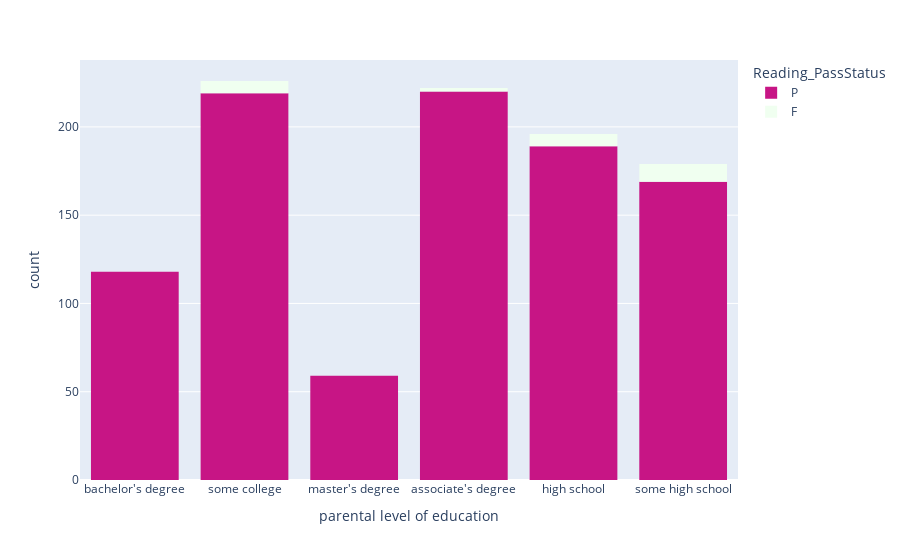

Notebook code cell kept with this figure:
### Code cell
express.histogram(data_frame=df, x = df['parental level of education'], color=df['Reading_PassStatus'], color_discrete_sequence=["mediumvioletred", "honeydew"])

### Figure 1 — Plotly figure (JSON) as saved in the notebook; plotly's stock layout.template omitted (floating-point values rounded to 4 significant figures; data arrays with more than 128 entries replaced by an {"elided": "..."} marker saying what was removed)
{"data": [{"alignmentgroup": "True", "bingroup": "x", "hovertemplate": "Reading_PassStatus=P<br>parental level of education=%{x}<br>count=%{y}<extra></extra>", "legendgroup": "P", "marker": {"color": "mediumvioletred", "pattern": {"shape": ""}}, "name": "P", "offsetgroup": "P", "orientation": "v", "showlegend": true, "type": "histogram", "x": {"elided": "974 str values"}, "xaxis": "x", "yaxis": "y"}, {"alignmentgroup": "True", "bingroup": "x", "hovertemplate": "Reading_PassStatus=F<br>parental level of education=%{x}<br>count=%{y}<extra></extra>", "legendgroup": "F", "marker": {"color": "honeydew", "pattern": {"shape": ""}}, "name": "F", "offsetgroup": "F", "orientation": "v", "showlegend": true, "type": "histogram", "x": ["some high school", "some high school", "some high school", "some high school", "some high school", "high school", "high school", "some high school", "some college", "some college", "some college", "associate's degree", "some high school", "some high school", "some college", "associate's degree", "some college", "high school", "high school", "high school", "some college", "some college", "some high school", "some high school", "high school", "high school"], "xaxis": "x", "yaxis": "y"}], "layout": {"barmode": "relative", "legend": {"title": {"text": "Reading_PassStatus"}, "tracegroupgap": 0}, "margin": {"t": 60}, "xaxis": {"anchor": "y", "domain": [0, 1], "title": {"text": "parental level of education"}}, "yaxis": {"anchor": "x", "domain": [0, 1], "title": {"text": "count"}}}}
